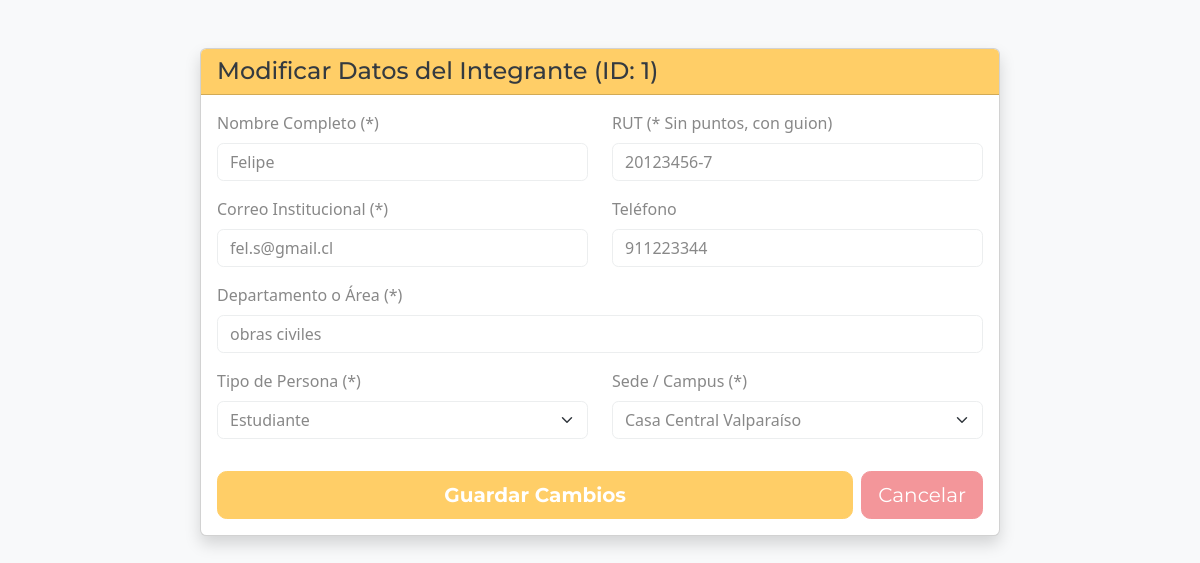
The app's page /PHP/editar_integrante.php?id=1 (signed in) with its own data.
### tables this page shows
CREATE TABLE Integrante_Equipo(
    ID_integrante INT PRIMARY KEY AUTO_INCREMENT,
    Nombre_Integrante VARCHAR(100) NOT NULL,
    RUT_Integrante VARCHAR(10) NOT NULL UNIQUE,
    Departamento_Integrante VARCHAR(100) NOT NULL,
    Mail_Integrante VARCHAR(100) NOT NULL,
    Telefono_Integrante VARCHAR(20),
    ID_Tipo_Persona INT NOT NULL,
    ID_Sede INT NOT NULL,
    FOREIGN KEY (ID_Tipo_persona) REFERENCES Tipo_Persona(ID_Tipo_Persona),
    FOREIGN KEY (ID_Sede) REFERENCES Sede(ID_Sede)
);

CREATE TABLE Tipo_Persona(
    ID_Tipo_Persona INT PRIMARY KEY,
    Nombre_Tipo_Persona VARCHAR(100) NOT NULL
);

CREATE TABLE Sede(
    ID_Sede INT PRIMARY KEY,
    Nombre_Sede VARCHAR(100) NOT NULL
);

### PHP/editar_integrante.php (the view, shortened to what this page needs)
<?php
require 'conexion.php';
$id_integrante = intval($_GET['id']);
$sql = "SELECT * FROM Integrante_Equipo WHERE ID_integrante = ?";
$stmt = $conexion->prepare($sql);
$stmt->bind_param("i", $id_integrante);
$stmt->execute();
$integrante = $stmt->get_result()->fetch_assoc();
$sedes = $conexion->query("SELECT ID_Sede, Nombre_Sede FROM Sede");
$tipos = $conexion->query("SELECT ID_Tipo_Persona, Nombre_Tipo_Persona FROM Tipo_Persona");
?>
<!DOCTYPE html>
<html lang="es">
<head>
    <link href="https://bootswatch.com/5/minty/bootstrap.min.css" rel="stylesheet">
</head>
<body class="bg-light">
<div class="container mt-5 mb-5">
    <div class="card shadow" style="max-width: 800px; margin: 0 auto;">
        <div class="card-header bg-warning text-dark">
            <h4 class="mb-0">Modificar Datos del Integrante (ID: <?php echo $id_integrante; ?>)</h4>
        </div>
        <div class="card-body">
            <form action="actualizar_integrante.php" method="POST">
                <div class="row">
                    <div class="col-md-6 mb-3">
                        <label class="form-label">Nombre Completo (*)</label>
                        <input type="text" class="form-control" name="nombre" value="<?php echo htmlspecialchars($integrante['Nombre_Integrante']); ?>" required>
                    </div>
                    <div class="col-md-6 mb-3">
                        <label class="form-label">RUT (* Sin puntos, con guion)</label>
                        <input type="text" class="form-control" name="rut" value="<?php echo htmlspecialchars($integrante['RUT_Integrante']); ?>" required>
                    </div>
                </div>
                <div class="row">
                    <div class="col-md-6 mb-3">
                        <label class="form-label">Correo Institucional (*)</label>
                        <input type="email" class="form-control" name="correo" value="<?php echo htmlspecialchars($integrante['Mail_Integrante']); ?>" required>
                    </div>
                    <div class="col-md-6 mb-3">
                        <label class="form-label">Teléfono</label>
                        <input type="text" class="form-control" name="telefono" value="<?php echo htmlspecialchars($integrante['Telefono_Integrante']); ?>">
                    </div>
                </div>
                <div class="mb-3">
                    <label class="form-label">Departamento o Área (*)</label>
                    <input type="text" class="form-control" name="departamento" value="<?php echo htmlspecialchars($integrante['Departamento_Integrante']); ?>" required>
                </div>
                <div class="row">
                    <div class="col-md-6 mb-3">
                        <label class="form-label">Tipo de Persona (*)</label>
                        <select class="form-select" name="tipo_persona" required>
                            <?php while($t = $tipos->fetch_assoc()) { ?>
                                <option value="<?php echo $t['ID_Tipo_Persona']; ?>" <?php if($t['ID_Tipo_Persona'] == $integrante['ID_Tipo_Persona']) echo 'selected'; ?>>
                                    <?php echo $t['Nombre_Tipo_Persona']; ?>
                                </option>
                            <?php } ?>
                        </select>
                    </div>
                    <div class="col-md-6 mb-3">
                        <label class="form-label">Sede / Campus (*)</label>
                        <select class="form-select" name="sede" required>
                            <?php while($s = $sedes->fetch_assoc()) { ?>
                                <option value="<?php echo $s['ID_Sede']; ?>" <?php if($s['ID_Sede'] == $integrante['ID_Sede']) echo 'selected'; ?>>
                                    <?php echo $s['Nombre_Sede']; ?>
                                </option>
                            <?php } ?>
                        </select>
                    </div>
                </div>
                <div class="d-flex gap-2 mt-3">
                    <button type="submit" class="btn btn-warning btn-lg flex-grow-1 fw-bold">Guardar Cambios</button>
                    <a href="gestionar_equipo.php" class="btn btn-secondary btn-lg">Cancelar</a>
                </div>
            </form>
        </div>
    </div>
</div>
</body>
</html>

### records on screen
integrante_equipo: nombre "Felipe", rut "20123456-7", correo "fel.s@gmail.cl", telefono "911223344", departamento "obras civiles", tipo_persona "Estudiante", sede "Casa Central Valparaíso"

### other values on screen
$id_integrante "1"
